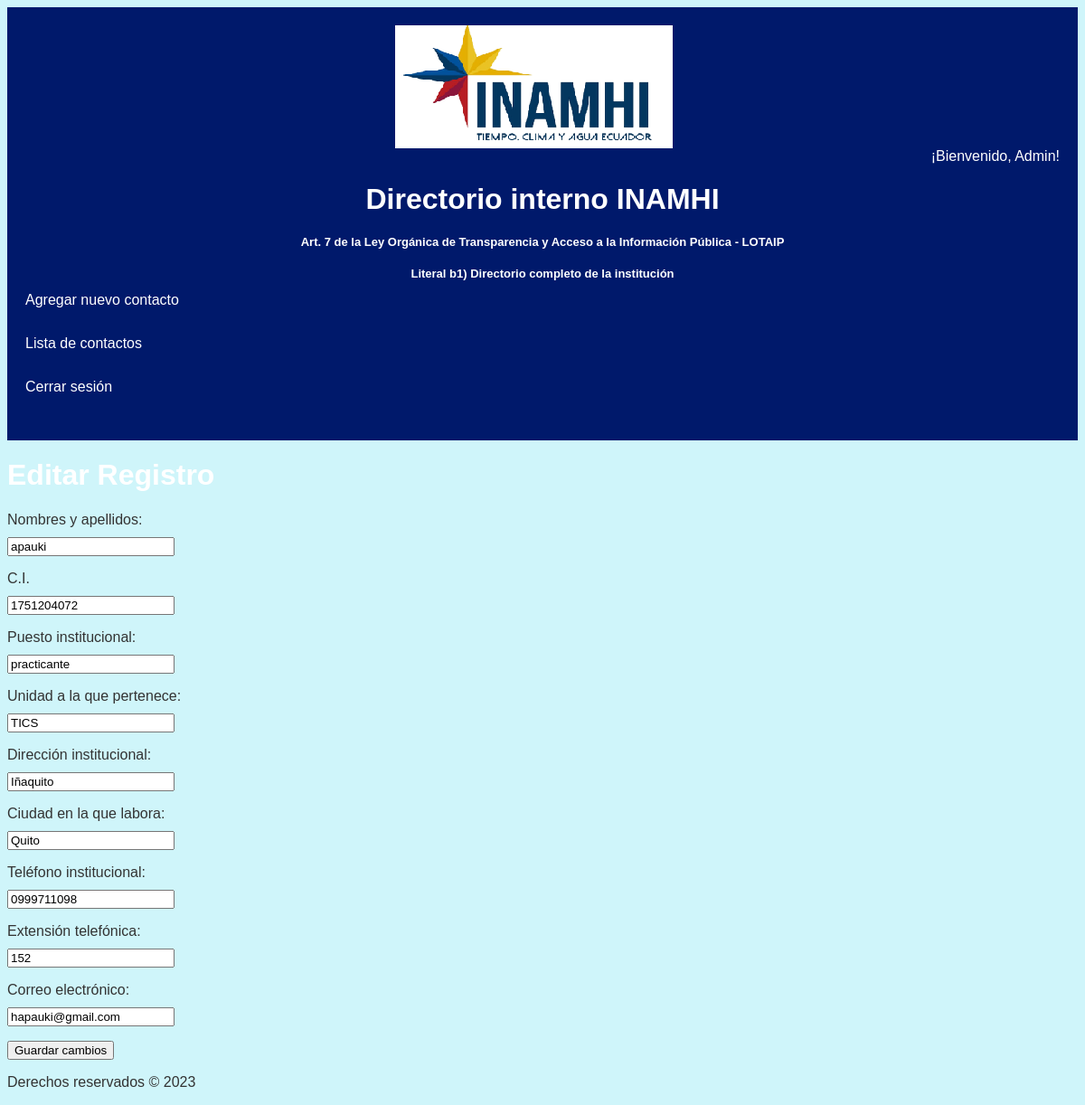
Page /directorio/editar_registro/1/ (signed in) on the committed database.
### directorio/models.py (models this page shows, shortened)
class Registro(models.Model):
    numero_registro = models.IntegerField(unique=True)
    nombres_apellidos = models.CharField(max_length=255)
    cedula = models.CharField(max_length=10)
    puesto_institucional = models.CharField(max_length=255)
    unidad_pertenece = models.CharField(max_length=255)
    direccion_institucional = models.CharField(max_length=255)
    ciudad_labora = models.CharField(max_length=255)
    telefono_institucional = models.CharField(max_length=255)
    extension_telefonica = models.CharField(max_length=255)
    correo_electronico = models.EmailField()

### directorio/views.py (the view)
# urls.py: path('editar_registro/<int:numero_registro>/', views.editar_registro, name='editar_registro'),
def editar_registro(request, numero_registro):
    registro = get_object_or_404(Registro, numero_registro=numero_registro)
    if request.method == 'POST':
        form = RegistroForm(request.POST, instance=registro)
        if form.is_valid():
            form.save()
            return redirect('directorio:lista_registros')
    else:
        form = RegistroForm(instance=registro)
    return render(request, 'directorio/editar_registro.html', {'form': form})

### directorio/forms.py (shortened to what this page needs)
class RegistroForm(forms.ModelForm):
    class Meta:
        model = Registro
        fields = [
            'nombres_apellidos',
            'cedula',
            'puesto_institucional',
            'unidad_pertenece',
            'direccion_institucional',
            'ciudad_labora',
            'telefono_institucional',
            'extension_telefonica',
            'correo_electronico'
        ]
        labels = {
            'nombres_apellidos' : 'Nombres y apellidos',
            'cedula' : 'C.I.',
            'unidad_pertenece' : 'Unidad a la que pertenece',
            'direccion_institucional' : 'Dirección institucional',
            'ciudad_labora' : 'Ciudad en la que labora',
            'telefono_institucional' : 'Teléfono institucional',
            'extension_telefonica' : 'Extensión telefónica',
            'correo_electronico' : 'Correo electrónico',
        }

### Templates/directorio/editar_registro.html (shortened to what this page needs)
{% extends 'base.html' %}
{% load static %}
{% block content %}
  <h1>Editar Registro</h1>
  <form method="post">
    {{ form.as_p }}
    <button type="submit">Guardar cambios</button>
  </form>
{% endblock %}

### Templates/base.html (shortened to what this page needs)
<!DOCTYPE html>
<html>
<head>
</head>
<body>
    <header>
        {% load static %}
        <link rel="stylesheet" type="text/css" href="{% static 'css/styles.css' %}">
        <div class="header-content">
            <div class="logo-container">
                <img src="{% static 'images/logo.png' %}" alt="Logo de la empresa" class="logo">
            </div>
            <div class="text-container">
                {% if user.is_authenticated %}
                <text class="welcome-message">¡Bienvenido, {{ user.username|capfirst }}!</text>
                {% endif %}
            </div>
        </div>
        <div class="header-text">
            <h1>Directorio interno INAMHI</h1>
            <h3 class="txt">Art. 7 de la Ley Orgánica de Transparencia y Acceso a la Información Pública - LOTAIP</h3>
            <h3 class="txt">Literal b1) Directorio completo de la institución</h3>
        </div>
        <nav>
            <ul>
                {% if user.is_superuser %}
                <li><a href="/directorio/agregar_registro" style="margin-right: 30px;">Agregar nuevo contacto</a></li>
                <li><a href="/directorio/lista_registros/" style="margin-right: 30px;">Lista de contactos</a></li>
                {% endif %}
                {% if user.is_authenticated %}
                <li><a href="{% url 'logout' %}">Cerrar sesión</a></li>
                {% endif %}
            </ul>
        </nav>
    </header>
    <main>
        {% block content %}
        {% endblock %}
    </main>
    <footer>
        <p>Derechos reservados &copy; 2023</p>
    </footer>
</body>
</html>

### static/css/styles.css (style rules this page uses)
body { background-color: #cff5fa; color: #333333; font-family: Arial, Helvetica, sans-serif; }
header { background-color: #00196b; padding: 20px; }
.header-content { display: flex; flex-direction: column; justify-content: space-between; align-items: center; }
.logo-container { display: flex; align-items: center; }
.text-container { margin-left: auto; }
.welcome-message { color: #ffffff; }
.logo { max-width: 100%; height: auto; margin-right: 20px; }
.header-text { text-align: center; }
h1, h3 { color: #ffffff; margin-top: 20px; }
h3 { color: white; font-size: small; }
a { color: #ffffff; text-decoration: none; display: block; padding: 0px; }
ul { list-style-type: none; margin: 0; padding: 0; }
li { float: none; padding-bottom: 30px; }
form label, form input { display: block; margin-bottom: 10px; }

### rows in the picture
Registro: nombres_apellidos "apauki", cedula "1751204072", puesto_institucional "practicante", unidad_pertenece "TICS", direccion_institucional "Iñaquito", ciudad_labora "Quito", telefono_institucional "0999711098", extension_telefonica "152", correo_electronico "hapauki@gmail.com"

### other values in the picture
{{ user.username|capfirst }} "Admin"
